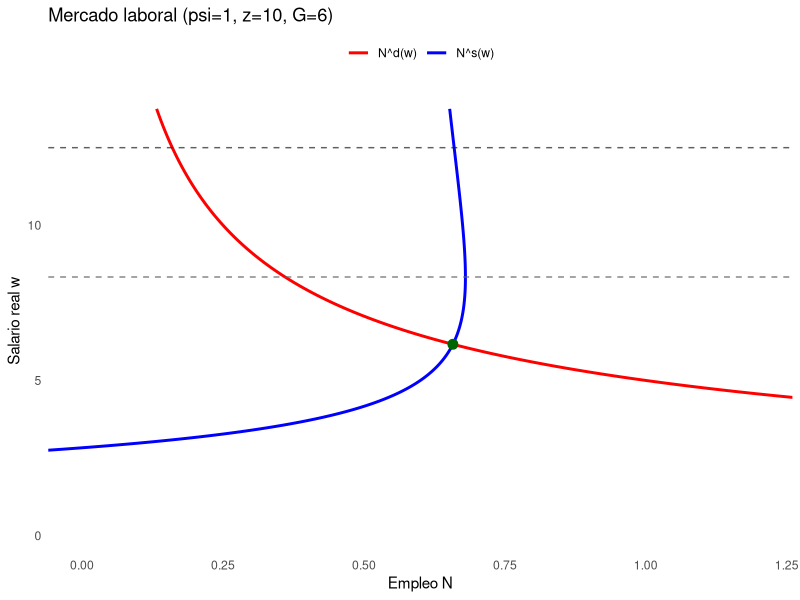

Here is the R script that generated this plot:
library(ggplot2)

# Parámetros y variables exógenas
psi <- 1
z <- 10
G <- 6

# Funciones de oferta y demanda laboral
Ns <- function(w) {
  1/(1+psi) + (psi*G)/((1+psi)*w) - (psi*z^2)/(4*(1+psi)*w^2)
}

Nd <- function(w) {
  z^2/(4*w^2)
}

# Pendiente de la oferta laboral
Ns_slope <- function(w) {
  -(psi*G)/((1+psi)*w^2) + (psi*z^2)/(2*(1+psi)*w^3)
}

# Salario real y empleo de equilibrio
w_star <- (-psi*G + sqrt(psi^2*G^2 + (1+2*psi)*z^2)) / 2
N_star <- Nd(w_star)

cat("w* =", w_star)
cat("N* =", N_star)
cat("Pendiente de Ns en w* =", Ns_slope(w_star))

# Umbrales de pendiente y curvatura
w1 <- z^2 / (2*G)
w2 <- 3*z^2 / (4*G)
cat("w1 (umbral pendiente) =", w1)
cat("w2 (umbral curvatura) =", w2)

# Datos para el gráfico
w <- seq(0.1, w2 * 1.1, length.out = 2000)
df <- data.frame(
  w = rep(w, 2),
  N = c(Ns(w), Nd(w)),
  curva = rep(c("N^s(w)", "N^d(w)"), each = length(w))
)

eq_point <- data.frame(w = w_star, N = N_star)

# Gráfico
ggplot(df, aes(x = N, y = w, color = curva)) +
  geom_path(linewidth = 1) +
  geom_point(data = eq_point, aes(x = N, y = w), color = "darkgreen",
             size = 3, inherit.aes = FALSE) +
  geom_hline(yintercept = w1, linetype = "dashed", color = "gray40", alpha = 0.8) +
  geom_hline(yintercept = w2, linetype = "dashed", color = "gray10", alpha = 0.7) +
  scale_color_manual(values = c("N^s(w)" = "blue", "N^d(w)" = "red")) +
  coord_cartesian(xlim = c(0, 1.2)) +
  labs(
    title = sprintf("Mercado laboral (psi=%s, z=%s, G=%s)", psi, z, G),
    x = "Empleo N",
    y = "Salario real w",
    color = NULL
  ) +
  theme_minimal() +
  theme(legend.position = "top",
        panel.grid = element_blank())
